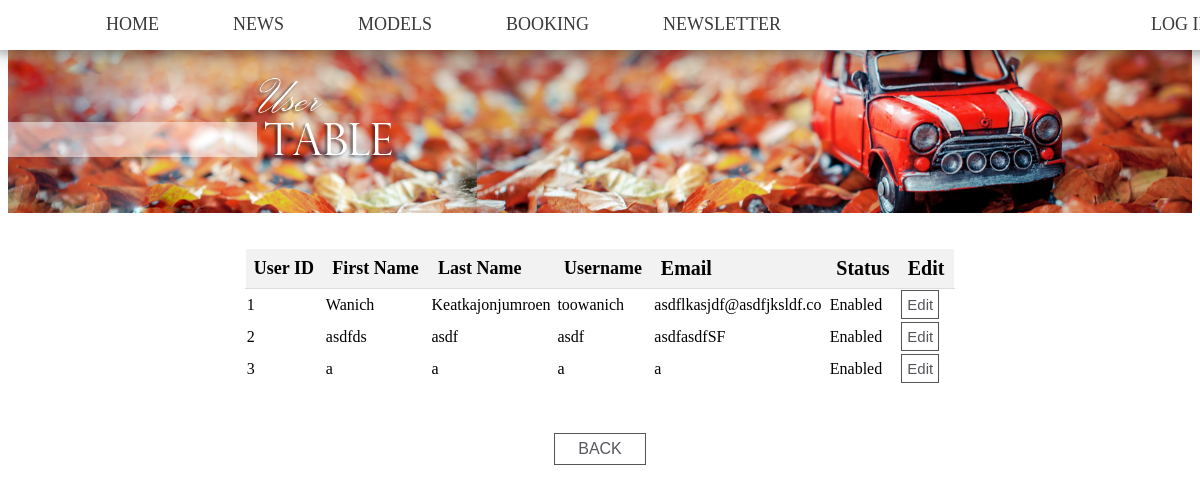
Page /user-table.php on the committed database.
### tables this page shows
CREATE TABLE `customer` (
  `customerID` int(11) NOT NULL,
  `fName` varchar(30) NOT NULL,
  `lName` varchar(30) NOT NULL,
  `username` varchar(30) NOT NULL,
  `email` varchar(50) NOT NULL,
  `joinDate` datetime NOT NULL,
  `password` varchar(20) NOT NULL,
  `disabled` tinyint(1) NOT NULL
);

### user-table.php (the view, shortened to what this page needs)
<html>
<head>
  <link rel="stylesheet" href="main.css"/>
  <header>
<?php
require_once('menu.php');
?>
    <center>
      <img style="margin-top: 2%;" src="usetable.png">
</head>
<body>
<center>
  <table class="usertable" style="border-collapse: collapse; width: 60%;">
    <tr style = "background-color:#f2f2f2;" >
      <th style="padding: 8px; text-align: left; border-bottom: 1px solid #ddd; font-size: 18px;">User ID</th>
      <th style="padding: 8px; text-align: left; border-bottom: 1px solid #ddd; font-size: 18px;">First Name</th>
      <th style="padding: 8px; text-align: left; border-bottom: 1px solid #ddd; font-size: 18px;">Last Name</th>
      <th style="padding: 8px; text-align: left; border-bottom: 1px solid #ddd; font-size: 18px;">Username</th>
      <th style="padding: 8px; text-align: left; border-bottom: 1px solid #ddd; font-size: 20px;">Email</th>
      <th style="padding: 8px; text-align: left; border-bottom: 1px solid #ddd; font-size: 20px;">Status</th>
      <th style="padding: 8px; text-align: left; border-bottom: 1px solid #ddd; font-size: 20px;">Edit</th>
    </tr>
      <?php
      $q = "select * from customer";
      $result = $mysqli->query($q);
      if ($result) {
          while($row = $result->fetch_array()){
            echo "<tr>";
            echo "<td>".$row['customerID'] ."</td>";
            echo "<td>".$row['fName'] ."</td>";
            echo "<td>".$row['lName'] ."</td>";
            echo "<td>".$row['username'] ."</td>";
            echo "<td>".$row['email'] ."</td>";
            echo "<td>";
            if($row['disabled'] == 0){
              echo "Enabled";
            }else{
              echo "Disabled";
            }
            echo "</td>";
            echo "<td><a href = 'editUser.php?user=".$row['customerID']."'><button class = 'button' style= 'font-size:15; padding:5;'> Edit </button></a></td>";
            echo "</tr>";
          }
      }else{
        echo "Something went wrong";
      }
      ?>
  </table>
<br>
<br>
      <a href="admin.php"><button class="button" style= "padding: .5% 2% .5% 2%;">BACK</button></a>
</center>
</body>
</html>

### main.css (style rules this page uses)
body { font-weight: 300; }
header { background: White; }
header::after { content: ''; display: table; clear: both; }
img { display: block; margin: auto; max-width: 100%; height: auto; }
.button { background-color: white; color: #57565d; border: 1px solid #555555; padding: 1% 2%; font-size: 16px; }
table, tr, td { border: 1px solid white; margin-bottom: 1%; }

### rows in the picture
customer: customerID "1", fName "Wanich", lName "Keatkajonjumroen", username "toowanich", email "asdflkasjdf@asdfjksldf.co", disabled "Enabled"
customer: customerID "2", fName "asdfds", lName "asdf", username "asdf", email "asdfasdfSF", disabled "Enabled"
customer: customerID "3", fName "a", lName "a", username "a", email "a", disabled "Enabled"
